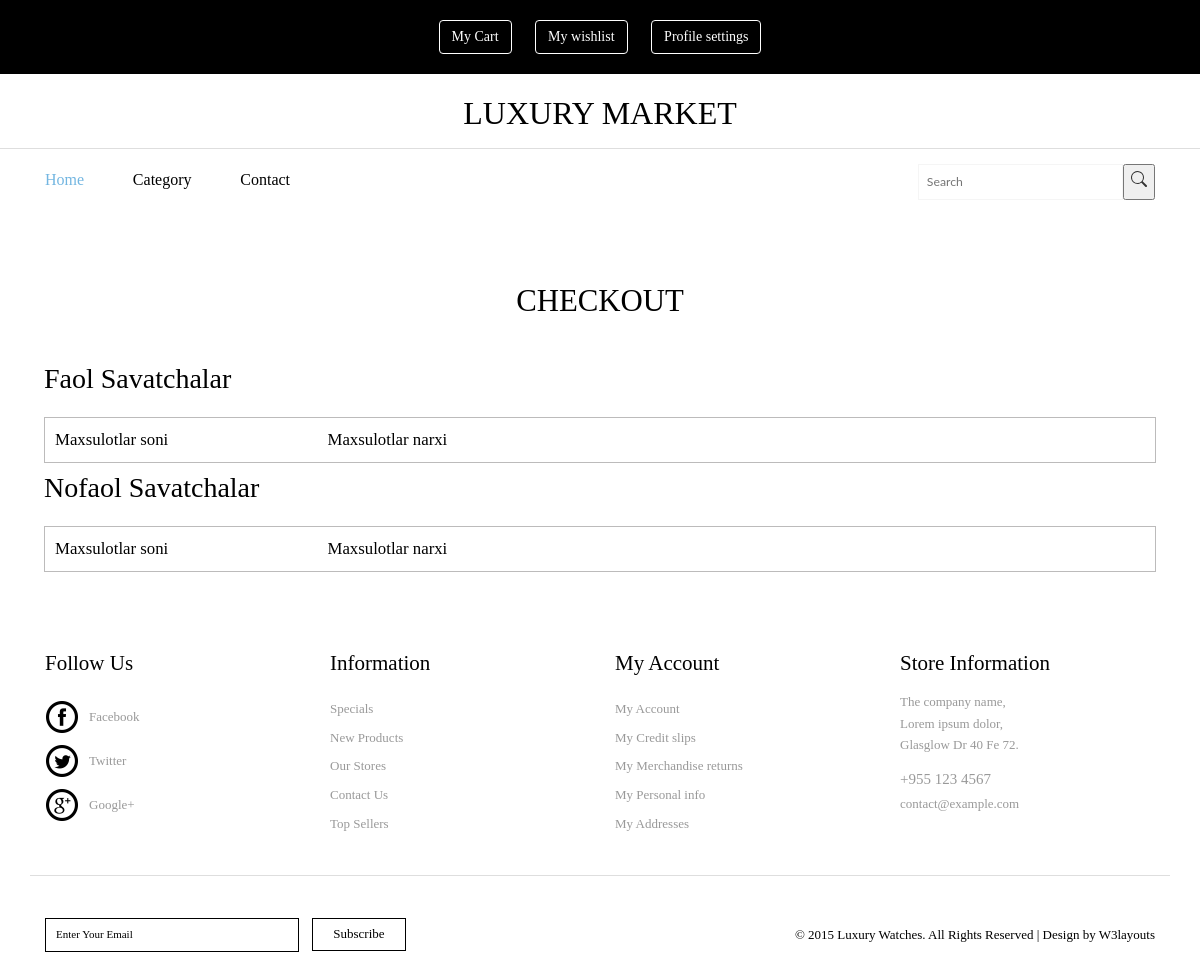
Page /carts (signed in) on the earlier database version.
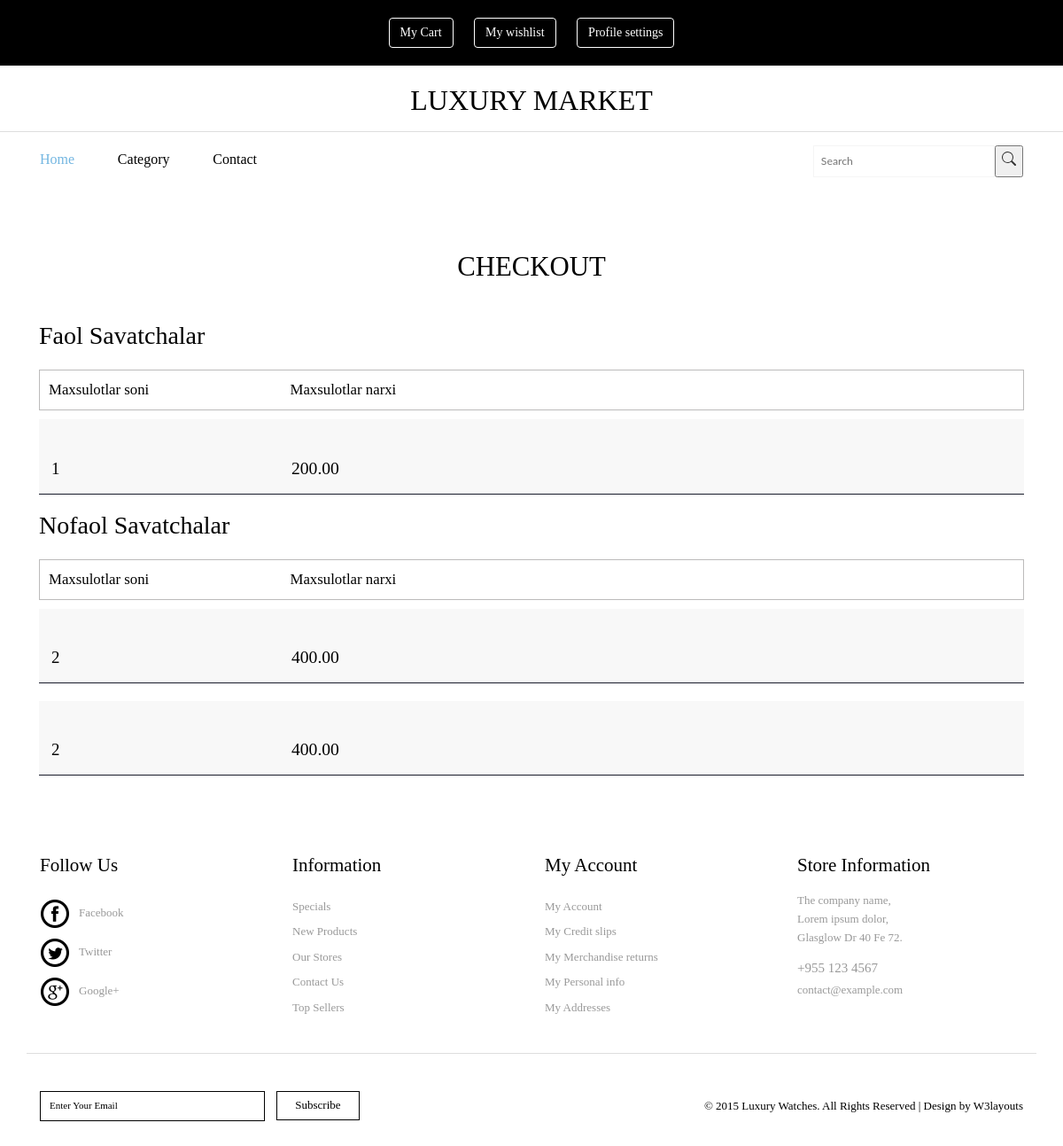
Same page on the later database version.
### main/models.py (models this page shows, shortened)
class Cart(models.Model):
    user = models.ForeignKey(User, on_delete=models.CASCADE)
    is_active = models.BooleanField(default=True)
    @property
    def quantity(self):
        quantity = 0
        products = CartProduct.objects.filter(card_id = self.id)
        for i in products:
            quantity +=i.quantity
        return quantity
    @property
    def total_price(self):
        result = 0
        for i in CartProduct.objects.filter(card_id =self.id):
            result +=(i.product.price)*i.quantity
        return result

class CartProduct(models.Model):
    card = models.ForeignKey(Cart, on_delete=models.CASCADE)
    product = models.ForeignKey(Product, on_delete=models.CASCADE)
    quantity = models.IntegerField(default=1)

class Product(models.Model):
    name = models.CharField(max_length=255)
    description = models.TextField()
    quantity = models.IntegerField()
    price = models.DecimalField(decimal_places=2, max_digits=10)
    currency = models.SmallIntegerField(
        choices=(
            (1,'Dollar'),
            (2, 'So`m')
            )
    )
    discount_price = models.DecimalField(
        decimal_places=2,
        max_digits=10,
        blank=True,
        null=True
        )
    baner_image = models.ImageField(upload_to='baner/')
    category = models.ForeignKey(Category, on_delete=models.SET_NULL, null=True)

### main/views.py (the view)
# urls.py: path('carts', views.carts, name='carts'),
def carts(request):
    active = models.Cart.objects.filter(is_active=True, user=request.user)
    in_active = models.Cart.objects.filter(is_active=False, user=request.user)
    context = {
        'active':active,
        'in_active':in_active,
        'categorys': models.Category.objects.all(),
    }
    return render(request, 'cart/carts.html', context)

### main/templates/cart/carts.html
{% extends 'base.html' %}
{% block content %}
	<div class="ckeckout">
		<div class="container">
			<div class="ckeck-top heading">
				<h2>CHECKOUT</h2>
			</div>
			<div class="ckeckout-top">
			<div class="cart-items">
			 <h3>Faol Savatchalar</h3>
			<div class="in-check" >
				<ul class="unit">
					<li><span>Maxsulotlar soni</span></li>
					<li><span>Maxsulotlar narxi</span></li>
					<div class="clearfix"></div>
				</ul>
                {% for cart in active %}
				<ul class="cart-header">
					<a href="{%url 'main:cart_detail' cart.id%}">
						<li><span class="name">{{cart.quantity}}</span></li>
						<li><span class="cost">{{cart.total_price}}</span></li>
					</a>
					<div class="clearfix"> </div>
				</ul>
                {% endfor %}
			</div>
			 <h3>Nofaol Savatchalar</h3>
			<div class="in-check" >
				<ul class="unit">
					<li><span>Maxsulotlar soni</span></li>
					<li><span>Maxsulotlar narxi</span></li>
					<div class="clearfix"></div>
				</ul>
                {% for cart in in_active %}
				<ul class="cart-header">
						<li><span class="name">{{cart.quantity}}</span></li>
						<li><span class="cost">{{cart.total_price}}</span></li>
					<div class="clearfix"> </div>
				</ul>
                {% endfor %}
			</div>
			</div>
		 </div>
		</div>
	</div>
{% endblock %}

Differences in the rows shown:
added Cart: quantity "1", total_price "200.00", shown under "Faol Savatchalar"
added Cart: quantity "2", total_price "400.00", shown under "Nofaol Savatchalar"
added Cart: quantity "2", total_price "400.00", shown under "Nofaol Savatchalar"
